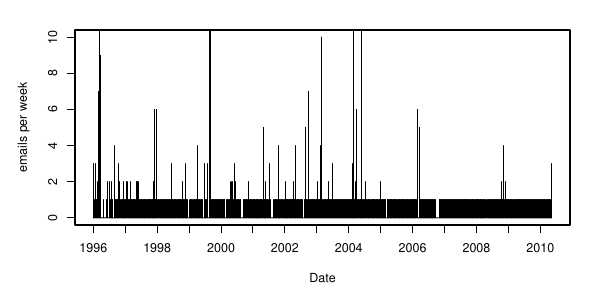

Reproduce this figure in R.
d = read.csv('cr_email_freq.csv', colClasses=c("Date"))
cex=0.75

plot_cr_email_freq <- function() {
    par(cex=cex)
    par(mar=c(5,5,2,2))
    t = table(cut(d$date, 'week'))
    dates = as.Date(names(t))
    freq = as.integer(t)
    plot(
        x=dates,
        y=freq,
        type='h',
        col='black',
        xlab='Date',
        ylab='emails per week',
        log='',
        xaxt='n',
        lwd=1,
        ylim=c(0,10)
        )
    axis.Date(1, at=seq(min(dates), max(dates), "1 year"))
}

pdf_cr_email_freq <- function() {
    pdf('cr_email_freq.pdf', width=6, height=3)
    plot_cr_email_freq()
    dev.off()
}
